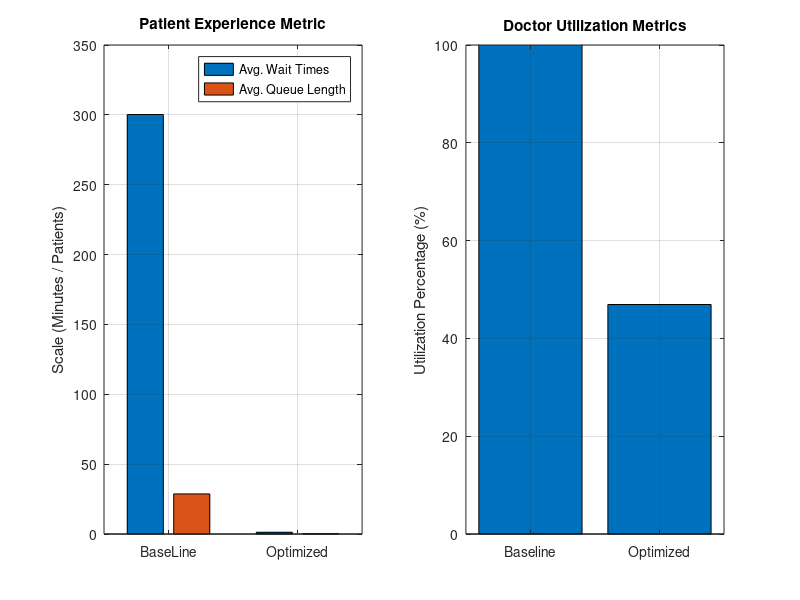

Write MATLAB code to recreate this figure.
function [patients_matrix,results_before,results_after]= service_system()


%----------------------------------------------------------------------------------
patient_matrix = patients_generate();
[results_before, ~,data_base] = sim_patient_priority(patient_matrix, 1);
[results_after, ~,data_opt] = sim_patient_priority(patient_matrix, 3);
strategic_analysis_report_numerical(data_base, data_opt);
%----------------------------------------------------------------------------------
% Generate Patients functions
% Written by Tan Khai Yu
function patients_matrix = patients_generate()

  % Set the default parameter
  total_minutes = 1440; % Open 24 hours in minutes unit
  current_time = 0; % Clock begin at 0
  patients_id = 0; % Patients begin from 0

  % Set Storage Arrays
  arrival_times = [];
  normalize_emergency = [];

  % Loop that randomly generates patient arrival times
  while current_time < total_minutes

      % Set the busy from 8 a.m.(480 minutes) until 8 p.m.(1200 minutes)to peak hour
      if current_time >= 480 && current_time <= 1200
          % Use Lambda set 5 minutes per person in peak hour
          lambda = 1 / 5;
      else
          % Use Lambda set 10 minutes per person in non-peak hour
          lambda = 1 / 10;
      end

 % Random variate formula: X_i = (-1 / lambda) * ln(1 - R_i)
 % Note: ln -> log(x)

      % Generate random number between 0 and 1
      R_i = rand();
      inter_arrival = (-1 / lambda) * log(1 - R_i);

      % Update new current time
      current_time = current_time + inter_arrival;

      % Assign the arrival time to patient
      if current_time <= total_minutes;
        patients_id = patients_id + 1;
        arrival_times(patients_id) = current_time;

          % If random number < 0.3 become emergency case else is nomalize case
          if rand() < 0.3;
            normalize_emergency(patients_id) = 1; % Set 1 become emergency case
          else
            normalize_emergency(patients_id) = 2; % Set 2 become normalize case
          end
      end
  end
    % Set output format
  patients_matrix = [(1:patients_id)',arrival_times',normalize_emergency'];

    % Display Summary Patients Detail
  printf('\n---------------------------------------------------------------------\n');
  printf('\n Function Generate Patients and Assign become Emergency or Normalize \n');
  printf('\n---------------------------------------------------------------------\n');
  printf('\n Total Patients arrived                 : %d\n',patients_id);
  printf('\n Total Patients for Emergency Case      : %d\n',sum (normalize_emergency == 1));
  printf('\n Total Patients for Normalize Case      : %d\n',sum (normalize_emergency == 2));
  printf('\n---------------------------------------------------------------------\n');
end
%--------------------------------------------------------------------------------------
% Multi-Server Priority Queue Simulation
% Written by AL-SAKKAF, MAHMOOD SHAFEQ A`BDULWALI
function [results,summary,report_data] = sim_patient_priority(patients,num_doctors)
  n = size(patients,1);

% Inject random service times
 svc_times = 5 +  rand(n,1)*10;
 patients = [patients(:,1:2), svc_times, patients(:,3)];
% Sort by arrival time
 patients = sortrows(patients,2);

% Set the Variables
 curr_time = 0;
 count_time = 0;
 idx = 1;

 queue = [];
 results = [];
 t_doctors = zeros(1, num_doctors); % Track when each doctor will be free

% Matrix structured specifically for strategic_analysis_report_numerical.m
% Format: [ID, Arrival, Priority, StartTime, EndTime]
report_data = zeros(n,5);

while count_time < n
    % Buffer newly arrived patients into the active queue
    while idx <= n && patients(idx,2) <= curr_time
      queue = [queue; patients(idx, :)];
      idx = idx + 1;
    end

  % Find which doctors are free now
  available_doctors = find(t_doctors <= curr_time);

  % Assign the patients to doctor are free now
  if ~isempty(queue) && ~isempty(available_doctors)

    %Filter queue by case emergency,then by arrival time
    %case emergency  = 1 && case normalize = 2
    queue = sortrows (queue, [4,2]);

    %Pop next patients
    curr = queue(1, :);
    queue (1,:) =[];

    p_id = curr(1);
    arrival = curr(2);
    service = curr(3);
    prio =curr(4);

    % Assign to the first available doctor right now
    doc_idx = available_doctors(1);

    % Calculate the  timeline metrics
    t_start = max(curr_time,arrival);
    t_wait = t_start - arrival;
    t_finish = t_start + service;
    t_system = t_finish - arrival;

    %Show the results
    results = [results; p_id, arrival, service, prio, t_start, t_wait, t_finish, t_system];
    report_data(count_time + 1, :) = [p_id, arrival, prio, t_start, t_finish];

    %Update the chosen docter schedule
    t_doctors(doc_idx) = t_finish;
    count_time = count_time + 1;
  else
      % Set next event
      next_event_times = [];

      if idx <= n
        next_event_times = [next_event_times,patients(idx, 2)];
      end

      busy_doctors =  t_doctors(t_doctors > curr_time);

      if ~isempty(busy_doctors)
        next_event_times = [next_event_times, min(busy_doctors)];
      end

      if ~isempty(next_event_times);
        curr_time = min(next_event_times);
      end
    end
  end

  % Aggregate performance metrics
  summary = mean(results(:,[6,3,8]),1);
end
%-----------------------------------------------------------------------------------------------------
% Strategic analysis report generator
% Written by NG YONG QI
function strategic_analysis_report_numerical(baseline_matrix, optimized_matrix)

  scenarios = {baseline_matrix, optimized_matrix};
  scen_names = {'Baseline (Scenario A: 1 Doctor)', 'Optimized (Scenario B: 3 Doctors)'};

  total_time_mins = 1440;


  server_counts = [1, 3];

  plot_waits = zeros(1, 2);
  plot_queues = zeros(1, 2);
  plot_utilization = zeros(1, 2);

  printf('\n=====================================================================\n');
  printf('           CMA6134-T2610 EMERGENCY DEPARTMENT STRATEGIC REPORT         \n');
  printf('                 COMPUTED PERFORMANCE METRICS (LEVEL 4 QC)             \n');
  printf('\n=====================================================================\n');


  for s = 1:2
    data = scenarios{s};

    arr   = data(:, 2);
    cases = data(:, 3);
    st    = data(:, 4);
    ends  = data(:, 5);

    total_served = size(data, 1);

    wait_times = st - arr;
    avg_wait_overall = mean(wait_times);

    avg_wait_emergency = mean(wait_times(cases == 1));
    avg_wait_normal = mean(wait_times(cases == 2));

    current_q_handle = @(t) q_func(t, arr, st);

    total_area = trapezoidalRule(current_q_handle, 0, total_time_mins, total_time_mins);
    avg_queue_length = total_area / total_time_mins;

    total_busy_time = sum(ends - st);

    max_capacity = total_time_mins * server_counts(s);
    utilization_rate = (total_busy_time / max_capacity) * 100;

    plot_waits(s) = avg_wait_overall;
    plot_queues(s) = avg_queue_length;
    plot_utilization(s) = utilization_rate;

    printf('\n >> %s \n', scen_names{s});
    printf('---------------------------------------------------------------------\n');
    printf(' [1] Total Patients Served           : %d patients\n', total_served);
      printf(' [2] Average Waiting Time (Overall)  : %-10.2f minutes\n', avg_wait_overall);
      printf('     - Priority 1 (Emergency) Waits  : %-10.2f minutes\n', avg_wait_emergency);
      printf('     - Priority 2 (Normal) Waits     : %-10.2f minutes\n', avg_wait_normal);
      printf(' [3] Average Queue Length (Integral) : %-10.2f patients\n', avg_queue_length);
      printf(' [4] Doctor Utilization (%d Doctors)  : %-10.2f %%\n', server_counts(s), utilization_rate);
    end
    printf('=====================================================================\n\n');

    printf('>> Generating Performance Comparison Charts...\n\n');
    grid on;

    subplot(1, 2, 1);
    bar([1, 2], [plot_waits; plot_queues]');
    title('Patient Experience Metric');
    ylabel('Scale (Minutes / Patients)');
    legend('Avg. Wait Times', 'Avg. Queue Length', 'location', 'northeast');
    set(gca, 'XTick', [1, 2], 'XTickLabel', {'BaseLine', 'Optimized'});
    grid on;

    subplot(1, 2, 2);
    bar([1, 2], plot_utilization);
    title('Doctor Utilization Metrics');
    ylabel('Utilization Percentage (%)');
    ylim([0 100]);
    set(gca, 'XTick', [1, 2], 'XTickLabel', {'Baseline', 'Optimized'});
    grid on;

end
%------------------------------------------------------------------------------------------------------
%Extra Mathematical Helpers
%Written by NG YONG QI
  function y = q_func(x, arr, st)

    y = zeros(1, length(x));

    for i = 1:length(x)
      y(i) = sum((arr <= x(i)) & (st > x(i)));
    end
  end

  function output = trapezoidalRule(fun, a, b, n)
      h = (b-a)/n;

      x = a:h:b;

      fv = feval(fun, x);

      w = [1; 2*ones(n-1, 1); 1];

      output = (h/2.0) * (fv * w);
   end
 end
